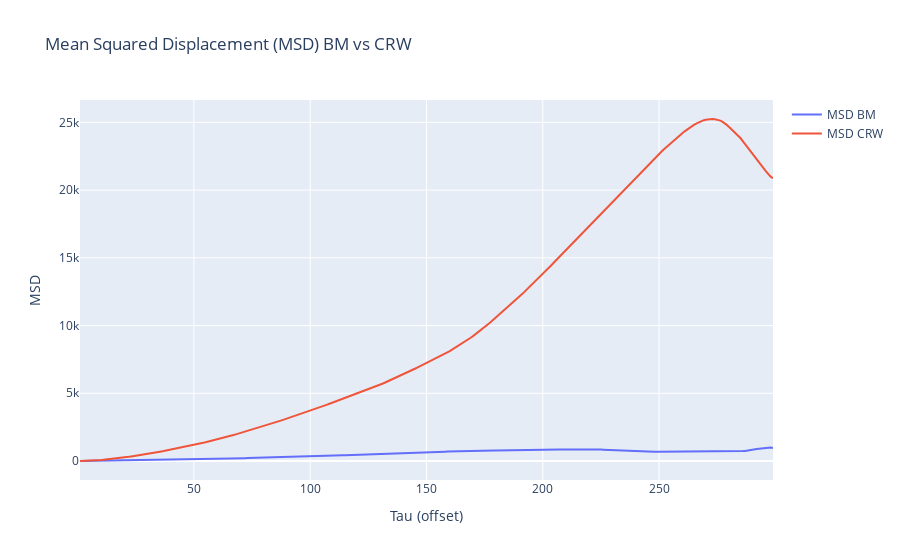

Notebook code cell kept with this figure:
### Markdown cell above
# **Activity 2:** Mean Squared Displacement - (BM vs CRW)
This fragment describes the calculation and comparison of the Mean Squared Displacement (MSD) for Brownian Motion (BM) and Correlated Random Walk (CRW) trajectories. The MSD measures the dispersion of a particle over time, calculating the average of the squared distance traveled for different lag times. In BM trajectories, the MSD increases linearly with time, while in CRW it shows a different behavior due to the correlation in steps. The code calculates the MSD for both trajectories and visualizes them in an interactive graph for comparison.

### Code cell
#MSD function 
def compute_MSD(traj_df):
    n = len(traj_df)
    msd = []
    # Calulation for each tau
    for tau in range(1, n):
        displacements = (traj_df['x'][tau:].values - traj_df['x'][:-tau].values)**2 + \
                        (traj_df['y'][tau:].values - traj_df['y'][:-tau].values)**2
        msd.append(np.mean(displacements))
    return np.array(msd)

# Comparison BM and CRW trajectory
bm = generate_bm_trajectory(n_steps=300, step_std=1.0)
crw_trajectory = generate_crw_trajectory(n_steps=300, step_length=1.0, turning_angle_std=np.pi/8)

# MSD calculation for each one
msd_bm = compute_MSD(bm)
msd_crw = compute_MSD(crw_trajectory)

# Data preparation
tau_values = np.arange(1, len(msd_bm)+1)

#Graph
fig = go.Figure()
fig.add_trace(go.Scatter(x=tau_values, y=msd_bm, mode='lines', name='MSD BM'))
fig.add_trace(go.Scatter(x=tau_values, y=msd_crw, mode='lines', name='MSD CRW'))
fig.update_layout(title="Mean Squared Displacement (MSD) BM vs CRW",
                  xaxis_title="Tau (offset)",
                  yaxis_title="MSD")
fig.show()

### Figure 1 — Plotly figure (JSON) as saved in the notebook; plotly's stock layout.template omitted (floating-point values rounded to 4 significant figures; data arrays with more than 128 entries replaced by an {"elided": "..."} marker saying what was removed)
{"data": [{"mode": "lines", "name": "MSD BM", "type": "scatter", "x": {"elided": "299 int values"}, "y": {"elided": "299 float values"}}, {"mode": "lines", "name": "MSD CRW", "type": "scatter", "x": {"elided": "299 int values"}, "y": {"elided": "299 float values"}}], "layout": {"title": {"text": "Mean Squared Displacement (MSD) BM vs CRW"}, "xaxis": {"title": {"text": "Tau (offset)"}}, "yaxis": {"title": {"text": "MSD"}}}}
